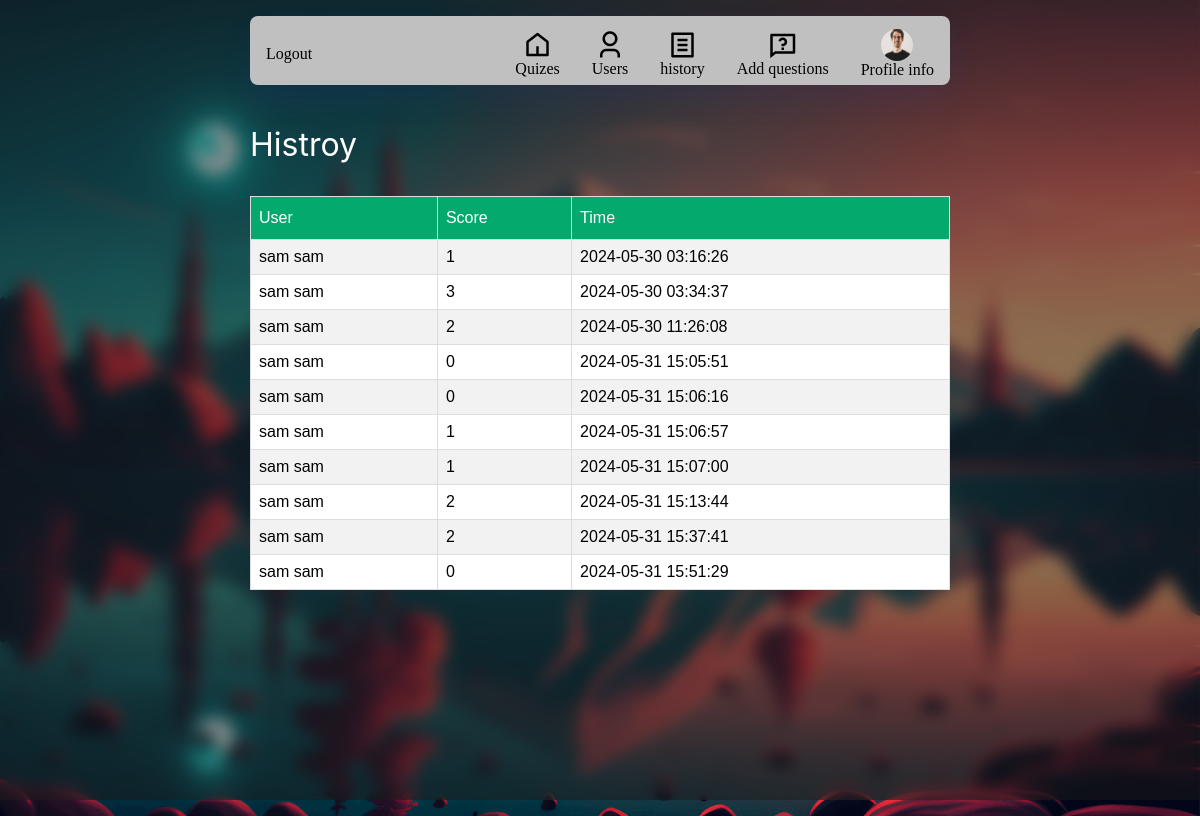
Page /index.php?page=history (signed in) on the committed database.
### tables this page shows
CREATE TABLE `user_quiz` (
  `id` int(255) NOT NULL,
  `user_id` int(255) NOT NULL,
  `created_at` datetime NOT NULL DEFAULT current_timestamp(),
  `score` int(255) NOT NULL DEFAULT 0,
  `quiz_id` int(255) NOT NULL
);

CREATE TABLE `users` (
  `id` int(255) NOT NULL,
  `username` varchar(255) NOT NULL,
  `password` varchar(255) NOT NULL,
  `fname` varchar(255) NOT NULL,
  `lname` varchar(255) NOT NULL,
  `created_at` datetime NOT NULL DEFAULT current_timestamp(),
  `role` varchar(255) NOT NULL DEFAULT 'user',
  `profile_image_filename` varchar(255) NOT NULL DEFAULT 'null'
);

### commons/mysql.php (called while the page is built, shortened)
<?php
class Db{
  protected $db;
	private $stmtResult;
function __construct(){
	if(DEV){
		$this->db = new mysqli('localhost',DEV_DB_USER,DEV_DB_PASS,DB_NAME);
	}
	else{
		$this->db = new mysqli('localhost',DB_USER,DB_PASS,DB_NAME);
	}
		return $this;
  }
  public function query(string $sql, $values = [], string $types = ''): self {
		if(!$types) $types = str_repeat('s', count($values));
		if(!$values) {
			$this->stmtResult = $this->db->query($sql);
		} else {
			$values = array_map(fn($val)=>$val ?? null,$values);
			$stmt = $this->stmt = $this->db->prepare($sql);
			$stmt->bind_param($types, ...$values);
			$stmt->execute();
			$this->stmtResult = $stmt->get_result();
		}
		return $this;
	}
  public function getRows():array {
    $results = $this->stmtResult;
   return ($results->fetch_all(MYSQLI_ASSOC));
  }
}
$Db = new Db();
?>

### pages/history.php (the view, shortened to what this page needs)
<?php
require_once './commons/mysql.php';
$sql = "SELECT uq.quiz_id as id,u.id as userid, u.fname ,u.lname , u.username ,uq.score , uq.created_at
FROM users as u inner join user_quiz as uq on uq.user_id  = u.id";
$params = [];
$userData = $Db->query(
  $sql,$params)->getRows();
?>
<div class="max700">
<h1 class='mb2 col2'>Histroy</h1>
<table id="customers">
  <tr>
    <th>User</th>
    <th>Score</th>
    <th>Time</th>
  </tr>
  <?php
        foreach ($userData as $key => $value) {
        ?>
  <tr onclick="window.location='?page=correct_answers&user=<?php echo $value['userid']?>&quiz=<?php echo $value['id']?>'">
    <td><?php echo $value['fname'].' '.$value['lname']?></td>
    <td><?php echo $value['score']?></td>
    <td><?php echo $value['created_at']?></td>
  </tr>
  <?php
  }
  ?>
</table>
</div>

### assets/styles/fs.css (style rules this page uses)
:root { --fs_1: 10.5px; --fs_11: 11.5px; --fs_12: 12.5px; --fs_13: 13px; --fs1: 14px; --fs2: 16px; --fs3: 18px; --fs4: 20px; --fs5: 22px; --fs6: 24px; --fs7: 26px; --fs8: 30px; --fs9: 35px; --fs10: 40px; --fs11: 50px; --fs12: 60px; }

### assets/styles/colors.css (style rules this page uses)
:root { --color1:red; --color2:blue; --bgcol1: black; --bgcol2:gray; --bgcol3:silver; --col_text:black; --col_text2:white; --col_info:rgb(116, 116, 235); --col_error:rgb(241, 73, 73); --col_success:rgb(66, 197, 66); }
.col_text2 , .col2 { color: var(--col_text2); }

### assets/styles/common.css (style rules this page uses)
:root { --top_nav_height: 3.5rem; --max1500: min(1500px, 100%); --sdw2: 19px 11px 8px rgba(0, 0, 0, 0.28); --sdw1: 2px 2px 6px rgba(0, 0, 0, 0.28); --pgpadding1: 2rem; --p_img_size: 40px; --navheight: 4.3rem; }
.mb2 { margin-bottom: 2rem; }
.max700 { width: min(700px, 100%); }

### assets/styles/base.css (style rules this page uses)
*, *::before, *::after { box-sizing: border-box; margin: 0; font-weight: normal; }

### index.php (style rules this page uses)
body { height: 100dvh; }
body::before { position: fixed; z-index: 1; content: ''; top: 0px; left: 0px; height: 100vh; width: 100vw; background-color: hsla(0, 0%, 10%, .5); backdrop-filter: blur(8px); }

### pages/history.php (style rules this page uses)
#customers { font-family: Arial, Helvetica, sans-serif; border-collapse: collapse; width: 100%; }
#customers td, #customers th { border: 1px solid #ddd; padding: 8px; }
#customers tr:nth-child(even) { background-color: #f2f2f2; }
#customers tr:nth-child(odd) { background-color: white; }
#customers th { padding-top: 12px; padding-bottom: 12px; text-align: left; background-color: #04AA6D; color: white; }

### rows in the picture
user_quiz: user.fname "sam", user.lname "sam", score "1", created_at "2024-05-30 03:16:26"
user_quiz: user.fname "sam", user.lname "sam", score "3", created_at "2024-05-30 03:34:37"
user_quiz: user.fname "sam", user.lname "sam", score "2", created_at "2024-05-30 11:26:08"
user_quiz: user.fname "sam", user.lname "sam", score "0", created_at "2024-05-31 15:05:51"
user_quiz: user.fname "sam", user.lname "sam", score "0", created_at "2024-05-31 15:06:16"
user_quiz: user.fname "sam", user.lname "sam", score "1", created_at "2024-05-31 15:06:57"
user_quiz: user.fname "sam", user.lname "sam", score "1", created_at "2024-05-31 15:07:00"
user_quiz: user.fname "sam", user.lname "sam", score "2", created_at "2024-05-31 15:13:44"
user_quiz: user.fname "sam", user.lname "sam", score "2", created_at "2024-05-31 15:37:41"
user_quiz: user.fname "sam", user.lname "sam", score "0", created_at "2024-05-31 15:51:29"
